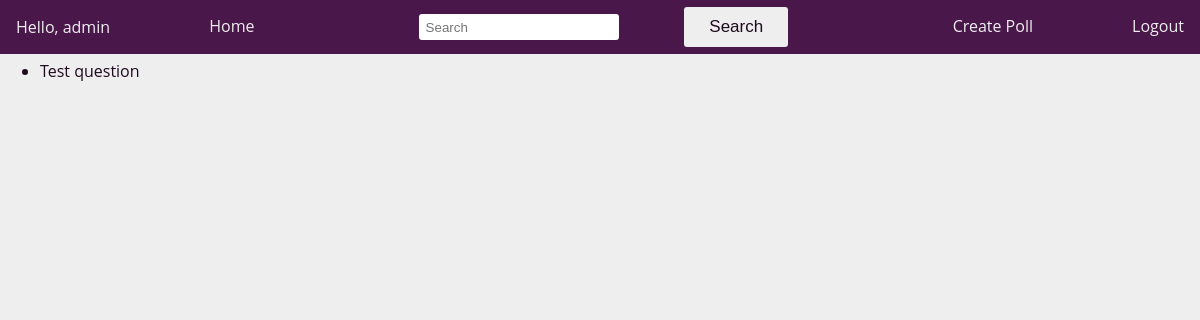
Before: /polls/ (signed in) with the older database file.
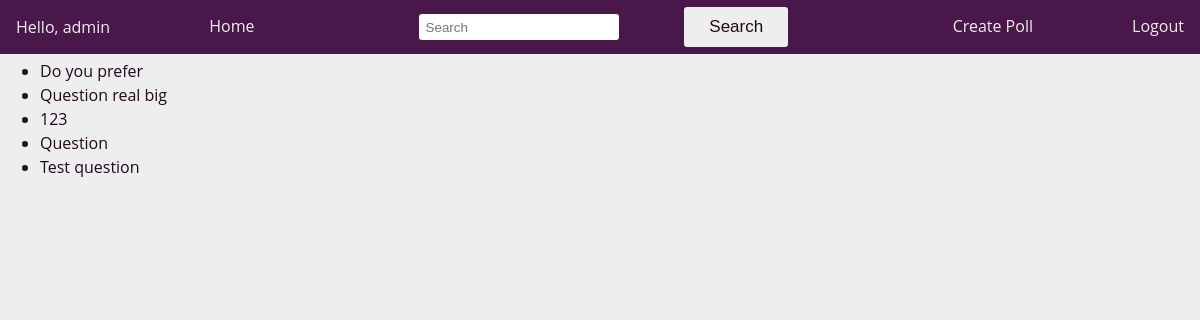
After: the same page with the newer database file.
### polls/models.py (models this page shows, shortened)
class Question(models.Model):
	question_text = models.CharField(max_length=200)
	pub_date = models.DateTimeField('date published')
	answered_by = models.ManyToManyField(User, editable=True, blank=True, related_name='answered_by')
	raw_id_fields = ('answered_by',)
	author = models.ForeignKey(User, on_delete=models.CASCADE, blank=True, null=True)

### polls/views/views.py (the view)
# urls.py: path("", views.index, name="index"),
def index(request):
    user = request.user
    if not user.is_authenticated:
        return HttpResponseRedirect(reverse('polls:login'))
    latest_question_list = Question.objects.order_by('-pub_date')[:5]
    context = {'latest_question_list': latest_question_list, 'user_name': user.username}
    return render(request, 'polls/index.html', context)

### polls/templates/polls/index.html (shortened to what this page needs)
{% extends "polls/base.html" %}
{% block content %}
    {% if latest_question_list %}
        <ul>
            {% for question in latest_question_list %}
                <li>
                    <a href="{% url 'polls:detail' question.id %}">{{ question.question_text }}</a>
                </li>
            {% endfor %}
        </ul>
    {% else %}
        <p>No polls are available.</p>
    {% endif %}
{% endblock content %}

### polls/templates/polls/base.html (shortened to what this page needs)
<!DOCTYPE html>
<html lang="en">
    <head>
        {% load static %}
        <link rel="stylesheet" href="{% static 'css/styles.css' %}" />
    </head>
    <body>
        <div id="header-container">
            <div id="header">
                <div id="header-user-name">
                    {% block header %}
                        {% if user.is_authenticated and user.username %}<p>Hello, {{ user.username }}</p>{% endif %}
                    {% endblock header %}
                </div>
                <a href="{% url 'polls:index' %}">Home</a>
                <form class="search-form" action="{% url 'polls:search' %}" method="post">
                    <input type="search" name="search_term" placeholder="Search" />
                    <button type="submit" class="search-button" value="Search">Search</button>
                </form>
                <a href="{% url 'polls:create_question' %}">Create Poll</a>
                <div id="header-logout-container">
                    {% block logout %}
                        {% if user.is_authenticated %}
                            <a href="{% url 'polls:logout' %}">Logout</a>
                        {% else %}
                            <a href="{% url 'polls:login' %}">Login</a>
                            <a href="{% url 'polls:signup' %}" class="signup-link">Signup</a>
                        {% endif %}
                    {% endblock logout %}
                </div>
            </div>
        </div>
        <div id="content">
            {% block content %}
            {% endblock content %}
        </div>
    </body>
</html>

### polls/static/css/styles.css (style rules this page uses)
:root { --background: rgb(238, 238, 238); --background-dark: rgb(74, 23, 74); --color: rgb(30, 9, 30); --color-light: rgb(238, 238, 238); --color-green: rgb(71, 132, 71); --color-green-dark: rgb(51, 112, 51); --font-family: 'Open Sans', sans-serif; --header-height: 60px; --box-shadow: 3px 4px 2px rgba(0, 0, 0, 0.3); }
body { background-color: var(--background); color: var(--color); text-decoration: none; font-family: var(--font-family); margin: 0; }
a { color: var(--color); text-decoration: none; }
#header-container { display: block; position: fixed; top: 0; left: 0; width: 100%; height: var(--header-height); }
#header { background-color: var(--background); color: var(--color-light); text-align: center; display: flex; flex-direction: row; justify-content: space-between; align-items: center; background-color: var(--background-dark); color: var(--color-light); padding: 0 1em; }
#header a { color: var(--color-light); }
#header a::after { background: var(--color-light); }
#header-logout-container { display: flex; flex-direction: row; justify-content: space-between; align-items: center; }
a { display: inline-block; color: var(--color); text-decoration: none; }
a::after { content: ''; display: block; width: 0; margin: 0 auto; height: 2px; background: var(--color); transition: width .3s; }
#content { margin-top: var(--header-height); }
form { width: 100%; display: flex; flex-direction: column; justify-content: flex-start; align-items: center; }
.search-button { padding: 15px 25px; border: unset; border-radius: 3px; color: var(--color); z-index: 1; background: var(--background); position: relative; font-size: 17px; transition: all 250ms; overflow: hidden; margin-bottom: 0.5em; }
.search-button::before { content: ""; position: absolute; top: 0; left: 0; height: 100%; width: 0; border-radius: 0px; background-color: var(--background-dark); z-index: -1; transition: all 250ms }
form.search-form { display: flex; flex-direction: row !important; justify-content: space-evenly; align-items: center; max-width: 500px; }
.search-form input { margin-bottom: 0; box-shadow: none !important; }
.search-form button { max-height: 1em; padding-top: 10px; padding-bottom: 30px; margin-bottom: 0 !important; }
@media screen and (min-width: 400px) { input { min-width: 200px; max-width: 40%; width: 100%; outline: none; border: none; box-shadow: var(--box-shadow); height: 2em; border-radius: 3px; padding: 0.5em; margin-bottom: 0.5em; } }

Changed rows visible on the page:
added Question: question_text "Do you prefer"
added Question: question_text "Question real big"
added Question: question_text "123"
added Question: question_text "Question"
